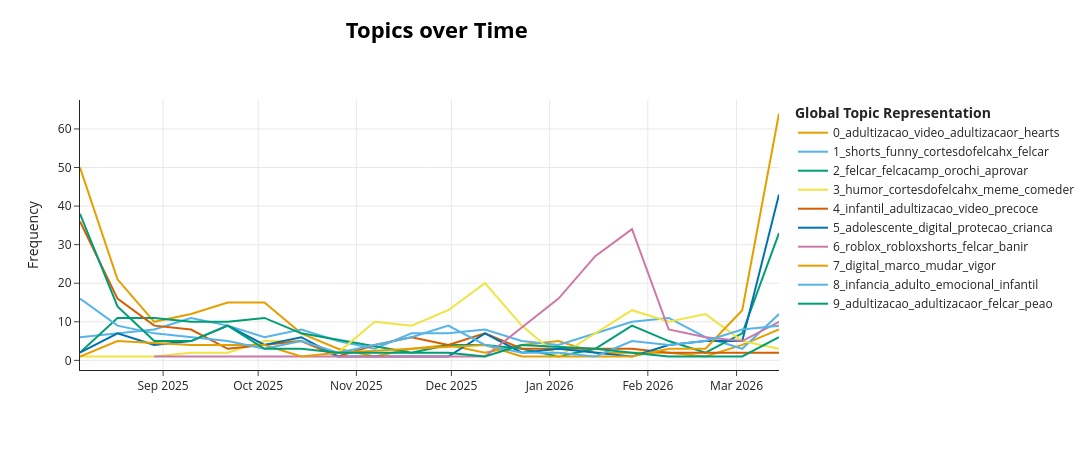

Write notebook code for a chart like this one.
### Code cell
print("Treinando o modelo base do BERTopic")
topic_model = BERTopic(verbose=True)

topics, probs = topic_model.fit_transform(docs)

print("Calculando a evolução temporal")
topics_over_time = topic_model.topics_over_time(docs, 
                                                timestamps, 
                                                nr_bins=20)

fig = topic_model.visualize_topics_over_time(topics_over_time, top_n_topics=10)

fig.show()

### Figure 1 — Plotly figure (JSON) as saved in the notebook; plotly's stock layout.template omitted (floating-point values rounded to 4 significant figures)
{"data": [{"hoverinfo": "text", "hovertext": ["<b>Topic 0</b><br>Words: adultizacao, video, adultizacaor, homenagem, felca", "<b>Topic 0</b><br>Words: hearts, adultizacao, video, kinzlad, loucurar", "<b>Topic 0</b><br>Words: adultizacao, video, torcida, peixao, pescar", "<b>Topic 0</b><br>Words: adultizacao, video, sofrir, ameaca, delegar", "<b>Topic 0</b><br>Words: adultizacao, video, carvalho, adultification, lyricist", "<b>Topic 0</b><br>Words: adultification, polemicar, adultizacao, adultizacaor, zeuls", "<b>Topic 0</b><br>Words: west, kanye, north, adultizacao, fantastico", "<b>Topic 0</b><br>Words: fofoca, covil, podcastirmaos, acreditar, verdade", "<b>Topic 0</b><br>Words: feedshortsr, repercussao, cortesdofelcahx, shorts, adultizacao", "<b>Topic 0</b><br>Words: direta, ativar, eriovo, videodo, mensagem", "<b>Topic 0</b><br>Words: cadeia, sousa, kamylinha, mauricio, adultizacao", "<b>Topic 0</b><br>Words: betss, slaydee, certo, hipocrita, cura", "<b>Topic 0</b><br>Words: camilinhar, globoreporter, diariodofelca, growup, polpa", "<b>Topic 0</b><br>Words: metanol, goro, popo, stand, wanderlei", "<b>Topic 0</b><br>Words: joanaribeiiro, diariodofelca, videosdereacao, enfermeirar, joanaribeiiroreactsr", "<b>Topic 0</b><br>Words: tripulacao, bandeiradrone, toystoryfelcar, faminta, suba", "<b>Topic 0</b><br>Words: aproveitemos, rainha, game, youtube, adultizacao", "<b>Topic 0</b><br>Words: gracie, green, poppy, playtime, inspirar", "<b>Topic 0</b><br>Words: vlogs, compartilho, eletricista, gravo, divirta", "<b>Topic 0</b><br>Words: chief, evangelico, alfar, escarnecimento, denunciemochiefelemachucoumeussentimento"], "marker": {"color": "#E69F00"}, "mode": "lines", "name": "0_adultizacao_video_adultizacaor_hearts", "type": "scatter", "x": ["2025-08-05T18:25:55.200000000", "2025-08-17T14:24:00.000000000", "2025-08-29T04:48:00.000000000", "2025-09-09T19:12:00.000000000", "2025-09-21T09:36:00.000000000", "2025-10-03T00:00:00.000000000", "2025-10-14T14:24:00.000000000", "2025-10-26T04:48:00.000000000", "2025-11-06T19:12:00.000000000", "2025-11-18T09:36:00.000000000", "2025-11-30T00:00:00.000000000", "2025-12-11T14:24:00.000000000", "2025-12-23T04:48:00.000000000", "2026-01-03T19:12:00.000000000", "2026-01-15T09:36:00.000000000", "2026-01-27T00:00:00.000000000", "2026-02-07T14:24:00.000000000", "2026-02-19T04:48:00.000000000", "2026-03-02T19:12:00.000000000", "2026-03-14T09:36:00.000000000"], "y": [50, 21, 10, 12, 15, 15, 7, 3, 1, 3, 4, 2, 4, 5, 2, 2, 2, 1, 4, 8]}, {"hoverinfo": "text", "hovertext": ["<b>Topic 1</b><br>Words: shorts, esmigoyt, bell, kamylinha, zoeiro", "<b>Topic 1</b><br>Words: shorts, rapnacional, desenhar, topranking, topfelcar", "<b>Topic 1</b><br>Words: shorts, solidao, catolico, idiotiza, doomscrolling", "<b>Topic 1</b><br>Words: shorts, xadrez, felcacamp, sortr, pawn", "<b>Topic 1</b><br>Words: shorts, vanillar, vick, chorosaxx, foryou", "<b>Topic 1</b><br>Words: shorts, ingles, bilingual, thesimsfelcar, fisk", "<b>Topic 1</b><br>Words: shorts, cortesdofelcahx, deficit, felcasephorahx, tdah", "<b>Topic 1</b><br>Words: shorts, manipulacao, odio, bordeliner, bordeline", "<b>Topic 1</b><br>Words: milton, flakonet, shorts, livestream, pisca", "<b>Topic 1</b><br>Words: shorts, namorar, bastidor, debocha, friendzone", "<b>Topic 1</b><br>Words: jique, shorts, rezende, relacionamento, cortesdofelcahx", "<b>Topic 1</b><br>Words: shorts, shirleys, cintiachaga, analauralopes, imunr", "<b>Topic 1</b><br>Words: eneascarneiro, shorts, edit, eneas, zoro", "<b>Topic 1</b><br>Words: ropz, donk, shorts, palco, educacaofinanceiro", "<b>Topic 1</b><br>Words: shorts, funny, encostar, apelir, cortesdofelcahx", "<b>Topic 1</b><br>Words: funny, shorts, shots, xique, cortesdofelcahx", "<b>Topic 1</b><br>Words: tddy, shorts, maquiagem, desentender, facco", "<b>Topic 1</b><br>Words: trajetor, apelir, bloodstrikemobile, bloodstrike, shorts", "<b>Topic 1</b><br>Words: shorts, felcar, galera, theamazingdigitalcircu, tadcmemer"], "marker": {"color": "#56B4E9"}, "mode": "lines", "name": "1_shorts_funny_cortesdofelcahx_felcar", "type": "scatter", "x": ["2025-08-05T18:25:55.200000000", "2025-08-17T14:24:00.000000000", "2025-08-29T04:48:00.000000000", "2025-09-09T19:12:00.000000000", "2025-09-21T09:36:00.000000000", "2025-10-03T00:00:00.000000000", "2025-10-14T14:24:00.000000000", "2025-10-26T04:48:00.000000000", "2025-11-06T19:12:00.000000000", "2025-11-18T09:36:00.000000000", "2025-11-30T00:00:00.000000000", "2025-12-11T14:24:00.000000000", "2025-12-23T04:48:00.000000000", "2026-01-03T19:12:00.000000000", "2026-01-27T00:00:00.000000000", "2026-02-07T14:24:00.000000000", "2026-02-19T04:48:00.000000000", "2026-03-02T19:12:00.000000000", "2026-03-14T09:36:00.000000000"], "y": [6, 7, 8, 11, 9, 6, 8, 5, 3, 7, 7, 8, 5, 4, 10, 11, 6, 3, 12]}, {"hoverinfo": "text", "hovertext": ["<b>Topic 2</b><br>Words: cortar, cortesfelcar, cabelo, atitude, palavra", "<b>Topic 2</b><br>Words: aprovar, amegome, pavinatto, viciado, tadinho", "<b>Topic 2</b><br>Words: orochi, amizade, felcacamp, felcar, bial", "<b>Topic 2</b><br>Words: felcacamp, consumismo, truer, machuco, contar", "<b>Topic 2</b><br>Words: presente, mamaefalei, biblir, mereciar, nojo", "<b>Topic 2</b><br>Words: bizarro, paquer, lambar, gazarolle, homemaranhar", "<b>Topic 2</b><br>Words: castrinho, estranhar, abrasileirar, desmascarar, pouquinho", "<b>Topic 2</b><br>Words: nyusi, guine, strangerthingslaele, filipe, fronteira", "<b>Topic 2</b><br>Words: chilena, chileno, sotaque, espanhol, donate", "<b>Topic 2</b><br>Words: bianquir, dieta, bolo, complicar, academiar", "<b>Topic 2</b><br>Words: pouso, injusticar, patreon, tramitar, alegre", "<b>Topic 2</b><br>Words: nome, filho, felcar, felcacamp, orochi", "<b>Topic 2</b><br>Words: reclamacao, dever, audiencia, receber, comecar", "<b>Topic 2</b><br>Words: chavinhar, mmroblox, under, forbes, acordar", "<b>Topic 2</b><br>Words: fingir, odeian, mmdeixar, provincia, sabotar", "<b>Topic 2</b><br>Words: anotar, acordar, bloquear, dica, outro", "<b>Topic 2</b><br>Words: riquinha, residentevilrequiar, sorvete, zoar, assustar", "<b>Topic 2</b><br>Words: felcar, injustico, leifelcar, aprovar, fingir"], "marker": {"color": "#009E73"}, "mode": "lines", "name": "2_felcar_felcacamp_orochi_aprovar", "type": "scatter", "x": ["2025-08-05T18:25:55.200000000", "2025-08-17T14:24:00.000000000", "2025-08-29T04:48:00.000000000", "2025-09-09T19:12:00.000000000", "2025-09-21T09:36:00.000000000", "2025-10-03T00:00:00.000000000", "2025-10-14T14:24:00.000000000", "2025-11-18T09:36:00.000000000", "2025-11-30T00:00:00.000000000", "2025-12-11T14:24:00.000000000", "2025-12-23T04:48:00.000000000", "2026-01-03T19:12:00.000000000", "2026-01-15T09:36:00.000000000", "2026-01-27T00:00:00.000000000", "2026-02-07T14:24:00.000000000", "2026-02-19T04:48:00.000000000", "2026-03-02T19:12:00.000000000", "2026-03-14T09:36:00.000000000"], "y": [2, 11, 11, 10, 10, 11, 7, 2, 4, 4, 3, 1, 3, 9, 5, 2, 7, 33]}, {"hoverinfo": "text", "hovertext": ["<b>Topic 3</b><br>Words: trend, kika, superar, humor, ninguem", "<b>Topic 3</b><br>Words: rutra, cassio, bruno, humor, futebol", "<b>Topic 3</b><br>Words: humor, loudcoring, felcaedits, cariani, edits", "<b>Topic 3</b><br>Words: humor, vodka, katiusha, russa, experimentar", "<b>Topic 3</b><br>Words: humor, comeder, abduzir, cosmico, crepe", "<b>Topic 3</b><br>Words: humor, fred, cortesdofelcahx, pesar, felcacorte", "<b>Topic 3</b><br>Words: humor, pastormirim, comedia, comeder, ensinar", "<b>Topic 3</b><br>Words: humor, cortesdofelcahx, comeder, absolut, espantar", "<b>Topic 3</b><br>Words: humor, comeder, cortesdofelcahx, caladoshow, viradacommarcal", "<b>Topic 3</b><br>Words: humor, cortesdofelcahx, meme, memer, cariani", "<b>Topic 3</b><br>Words: humor, cortesdofelcahx, memer, meme, felcar", "<b>Topic 3</b><br>Words: humor, cortesdofelcahx, memer, meme, jenio", "<b>Topic 3</b><br>Words: trends, humor, meme, react, felca", "<b>Topic 3</b><br>Words: humor, inveja, cortesdofelcahx, puxa, kakkakak", "<b>Topic 3</b><br>Words: humor, cortesdofelcahx, dresstoimpress, instantaneamente, gemea", "<b>Topic 3</b><br>Words: humor, cortesdofelcahx, voltaasaula, fico, facil", "<b>Topic 3</b><br>Words: humor, cowboy, bigbrother, batman, cortesdofelcahx", "<b>Topic 3</b><br>Words: loki, simsousilvar, humor, transtorno, cortesdofelcahx"], "marker": {"color": "#F0E442"}, "mode": "lines", "name": "3_humor_cortesdofelcahx_meme_comeder", "type": "scatter", "x": ["2025-08-05T18:25:55.200000000", "2025-08-29T04:48:00.000000000", "2025-09-09T19:12:00.000000000", "2025-09-21T09:36:00.000000000", "2025-10-03T00:00:00.000000000", "2025-10-14T14:24:00.000000000", "2025-10-26T04:48:00.000000000", "2025-11-06T19:12:00.000000000", "2025-11-18T09:36:00.000000000", "2025-11-30T00:00:00.000000000", "2025-12-11T14:24:00.000000000", "2025-12-23T04:48:00.000000000", "2026-01-03T19:12:00.000000000", "2026-01-27T00:00:00.000000000", "2026-02-07T14:24:00.000000000", "2026-02-19T04:48:00.000000000", "2026-03-02T19:12:00.000000000", "2026-03-14T09:36:00.000000000"], "y": [1, 1, 2, 2, 5, 5, 2, 10, 9, 13, 20, 9, 1, 13, 10, 12, 5, 3]}, {"hoverinfo": "text", "hovertext": ["<b>Topic 4</b><br>Words: infantil, adultizacao, social, rede, video", "<b>Topic 4</b><br>Words: infantil, adultizacao, marzano, ameacar, denunciar", "<b>Topic 4</b><br>Words: dessexualizacao, infantil, adultizacao, metoo, erclight", "<b>Topic 4</b><br>Words: infantil, adultizacao, denuncia, sexualizacao, miess", "<b>Topic 4</b><br>Words: freud, infantil, pensador, filosofia, playmove", "<b>Topic 4</b><br>Words: infantil, gama, pernambuco, erotizacao, evolutivo", "<b>Topic 4</b><br>Words: infantilizacao, infantil, neto, murilo, educacao", "<b>Topic 4</b><br>Words: reizao, seguidor, deslike, mergulher, odeer", "<b>Topic 4</b><br>Words: fabriziane, bevilaqua, tjdft, alice, torres", "<b>Topic 4</b><br>Words: infantil, adultizacao, algoritmo, expor, trafego", "<b>Topic 4</b><br>Words: papai, noel, inauguracao, infantil, remake", "<b>Topic 4</b><br>Words: infantil, biopsicossocial, infantilizacao, likes, protecaoinfantil", "<b>Topic 4</b><br>Words: indicacao, parentificacao, cavalieri, implantacao, juiza", "<b>Topic 4</b><br>Words: acampamento, gaby, quiz, acampar, infantil", "<b>Topic 4</b><br>Words: mamycast, cibernetico, vigilancia, juiza, erotizacao", "<b>Topic 4</b><br>Words: gazeta, cbnvitor, leucemia, vitoria, infantil", "<b>Topic 4</b><br>Words: errejotar, riodejaneiro, recordrio, recordtvrio, tinojuniorbalancogeralrjhoje", "<b>Topic 4</b><br>Words: cultura, playr, sofr, tvcultura, envolver"], "marker": {"color": "#D55E00"}, "mode": "lines", "name": "4_infantil_adultizacao_video_precoce", "type": "scatter", "x": ["2025-08-05T18:25:55.200000000", "2025-08-17T14:24:00.000000000", "2025-08-29T04:48:00.000000000", "2025-09-09T19:12:00.000000000", "2025-09-21T09:36:00.000000000", "2025-10-03T00:00:00.000000000", "2025-10-14T14:24:00.000000000", "2025-10-26T04:48:00.000000000", "2025-11-06T19:12:00.000000000", "2025-11-18T09:36:00.000000000", "2025-11-30T00:00:00.000000000", "2025-12-11T14:24:00.000000000", "2025-12-23T04:48:00.000000000", "2026-01-27T00:00:00.000000000", "2026-02-07T14:24:00.000000000", "2026-02-19T04:48:00.000000000", "2026-03-02T19:12:00.000000000", "2026-03-14T09:36:00.000000000"], "y": [36, 16, 9, 8, 3, 4, 5, 1, 4, 6, 4, 7, 3, 3, 2, 2, 2, 2]}, {"hoverinfo": "text", "hovertext": ["<b>Topic 5</b><br>Words: alessandro, lucianozucco, comissaoespecial, agoratvr, deputado", "<b>Topic 5</b><br>Words: senar, adolescente, aprovar, camara, projeto", "<b>Topic 5</b><br>Words: atalaio, arnaldo, trouxer, barrar, aprofunder", "<b>Topic 5</b><br>Words: arns, alesp, flavio, adolescente, relator", "<b>Topic 5</b><br>Words: pmse, adolescente, ambiente, protecao, digital", "<b>Topic 5</b><br>Words: salvador, relatorio, parcial, ambiente, adolescente", "<b>Topic 5</b><br>Words: adolescente, protecao, digital, simposio, crianca", "<b>Topic 5</b><br>Words: associacaobarreiro, lara, ilhabelo, crianceca, diadascrianca", "<b>Topic 5</b><br>Words: estatuto, adolescente, punicao, improprio, impor", "<b>Topic 5</b><br>Words: assistencia, estatuto, tutelar, adolescente, educador", "<b>Topic 5</b><br>Words: republicast, epambiente, bluesky, republicano, deputada", "<b>Topic 5</b><br>Words: detalhe, carolinne, luck, roberta, amplia", "<b>Topic 5</b><br>Words: reforca, estatuto, medida, acesso, implementar", "<b>Topic 5</b><br>Words: okido, viagem, epmergulhamos, desacompanhado, notariar", "<b>Topic 5</b><br>Words: adiamento, previsto, rigor, bigtechs, bandjornalismo", "<b>Topic 5</b><br>Words: criancasnainternet, segurancadigital, direitodigital, mudar, adolescente", "<b>Topic 5</b><br>Words: carnaval, durante, adolescente, conjunto, bandcidadeed", "<b>Topic 5</b><br>Words: arthur, adolescente, igrejar, digital, transamericar", "<b>Topic 5</b><br>Words: mpsp, adolescente, estatuto, implementacao, debatedor", "<b>Topic 5</b><br>Words: adolescente, digital, protecao, crianca, ambiente"], "marker": {"color": "#0072B2"}, "mode": "lines", "name": "5_adolescente_digital_protecao_crianca", "type": "scatter", "x": ["2025-08-05T18:25:55.200000000", "2025-08-17T14:24:00.000000000", "2025-08-29T04:48:00.000000000", "2025-09-09T19:12:00.000000000", "2025-09-21T09:36:00.000000000", "2025-10-03T00:00:00.000000000", "2025-10-14T14:24:00.000000000", "2025-10-26T04:48:00.000000000", "2025-11-06T19:12:00.000000000", "2025-11-18T09:36:00.000000000", "2025-11-30T00:00:00.000000000", "2025-12-11T14:24:00.000000000", "2025-12-23T04:48:00.000000000", "2026-01-03T19:12:00.000000000", "2026-01-15T09:36:00.000000000", "2026-01-27T00:00:00.000000000", "2026-02-07T14:24:00.000000000", "2026-02-19T04:48:00.000000000", "2026-03-02T19:12:00.000000000", "2026-03-14T09:36:00.000000000"], "y": [2, 7, 4, 5, 9, 4, 6, 1, 1, 1, 1, 7, 2, 3, 2, 1, 4, 5, 5, 43]}, {"hoverinfo": "text", "hovertext": ["<b>Topic 6</b><br>Words: skinsgratis, skin, gratis, roblox, felcar", "<b>Topic 6</b><br>Words: charliekirk, charlie, kirk, roblox, banir", "<b>Topic 6</b><br>Words: robloxnaosejabanir, curisosidade, banir, roblox, felcar", "<b>Topic 6</b><br>Words: roblox, banir, denunciar, culpa, cancelar", "<b>Topic 6</b><br>Words: roblox, robloxshorts, atacar, peraltascomedy, comedy", "<b>Topic 6</b><br>Words: roblox, robloxbrasilr, phelcar, robloxeditr, robloxshorts", "<b>Topic 6</b><br>Words: roblox, dono, robloxeditr, robloxshorts, estompe", "<b>Topic 6</b><br>Words: roblox, amanho, robloxedit, robloxshorts, derrubar", "<b>Topic 6</b><br>Words: roblox, phelca, joguar, minecraftr, mira", "<b>Topic 6</b><br>Words: roblox, robloxnewsr, banir, podeacabar, jogandorobloxcominscrito"], "marker": {"color": "#CC79A7"}, "mode": "lines", "name": "6_roblox_robloxshorts_felcar_banir", "type": "scatter", "x": ["2025-08-29T04:48:00.000000000", "2025-09-09T19:12:00.000000000", "2025-12-11T14:24:00.000000000", "2026-01-03T19:12:00.000000000", "2026-01-15T09:36:00.000000000", "2026-01-27T00:00:00.000000000", "2026-02-07T14:24:00.000000000", "2026-02-19T04:48:00.000000000", "2026-03-02T19:12:00.000000000", "2026-03-14T09:36:00.000000000"], "y": [1, 1, 1, 16, 27, 34, 8, 6, 5, 10]}, {"hoverinfo": "text", "hovertext": ["<b>Topic 7</b><br>Words: jornal, concluir, sala, especializar, diario", "<b>Topic 7</b><br>Words: apelidar, crms, votacao, obstruir, digital", "<b>Topic 7</b><br>Words: criancassegurasnaweb, vertical, protecaoonline, informe, direitosdigital", "<b>Topic 7</b><br>Words: maesolo, stephen, paisolteiro, hawking, informacoes", "<b>Topic 7</b><br>Words: dricka, pancadao, depoimento, ruim, vivo", "<b>Topic 7</b><br>Words: zago, profadrianosoler, epepisodio, servidora, pediatrio", "<b>Topic 7</b><br>Words: dsclp, conectar, demor, post, dado", "<b>Topic 7</b><br>Words: carinho, aulao, desvendar, sugestao, digital", "<b>Topic 7</b><br>Words: prefeitura, sessao, votacao, proibir, camara", "<b>Topic 7</b><br>Words: guanandi, bandeirante, janeiro, entrevista, programa", "<b>Topic 7</b><br>Words: abdouni, adib, creator, marco, vigor", "<b>Topic 7</b><br>Words: concedi, texto, entrevista, seguir, digital", "<b>Topic 7</b><br>Words: marco, naofloppa, digital, heline, remuner", "<b>Topic 7</b><br>Words: digital, marco, mudar, processar, vigor"], "marker": {"color": "#E69F00"}, "mode": "lines", "name": "7_digital_marco_mudar_vigor", "type": "scatter", "x": ["2025-08-05T18:25:55.200000000", "2025-08-17T14:24:00.000000000", "2025-09-09T19:12:00.000000000", "2025-10-03T00:00:00.000000000", "2025-10-14T14:24:00.000000000", "2025-10-26T04:48:00.000000000", "2025-11-18T09:36:00.000000000", "2025-12-11T14:24:00.000000000", "2025-12-23T04:48:00.000000000", "2026-01-27T00:00:00.000000000", "2026-02-07T14:24:00.000000000", "2026-02-19T04:48:00.000000000", "2026-03-02T19:12:00.000000000", "2026-03-14T09:36:00.000000000"], "y": [1, 5, 4, 4, 1, 2, 3, 4, 1, 1, 3, 3, 13, 64]}, {"hoverinfo": "text", "hovertext": ["<b>Topic 8</b><br>Words: adulto, infancia, emocional, adultizacao, infantil", "<b>Topic 8</b><br>Words: infancia, precoce, emocional, adultizacao, infantil", "<b>Topic 8</b><br>Words: adulto, infancia, pavor, infantil, adultizacao", "<b>Topic 8</b><br>Words: parto, adulto, desenvolvimento, nolasco, suassuna", "<b>Topic 8</b><br>Words: adulto, infancia, bibliotecario, bibliocast, infantilizacao", "<b>Topic 8</b><br>Words: minidocs, wish, apressar, infancia, espaco", "<b>Topic 8</b><br>Words: infancia, protejaascrianca, emocional, erotizacao, preservar", "<b>Topic 8</b><br>Words: benjamin, mediunidade, espiritualidade, xavier, chico", "<b>Topic 8</b><br>Words: cetep, ciesacast, psicanalise, estetico, infancia", "<b>Topic 8</b><br>Words: emocional, infantil, infancia, adulto, desenvolvimento", "<b>Topic 8</b><br>Words: emocional, deus, vermont, vinculo, infancia", "<b>Topic 8</b><br>Words: ferraz, contieri, sandy, emocional, ivete", "<b>Topic 8</b><br>Words: byne, rosano, infancia, cerebro, violentar", "<b>Topic 8</b><br>Words: suportar, infancia, brincar, socializar, justa", "<b>Topic 8</b><br>Words: consciencia, flora, leal, trilogia, infantilizacao", "<b>Topic 8</b><br>Words: millennials, infantilizacao, adulto, amorim, emocional", "<b>Topic 8</b><br>Words: infancia, adulto, brincar, adultizar, cuidar", "<b>Topic 8</b><br>Words: pare, psicologiapraticar, controleemocional, escuter, mentesaudavel", "<b>Topic 8</b><br>Words: infancia, emocional, adulto, psicologiainfantil, desenvolvimentoinfantil"], "marker": {"color": "#56B4E9"}, "mode": "lines", "name": "8_infancia_adulto_emocional_infantil", "type": "scatter", "x": ["2025-08-05T18:25:55.200000000", "2025-08-17T14:24:00.000000000", "2025-08-29T04:48:00.000000000", "2025-09-09T19:12:00.000000000", "2025-09-21T09:36:00.000000000", "2025-10-03T00:00:00.000000000", "2025-10-14T14:24:00.000000000", "2025-10-26T04:48:00.000000000", "2025-11-18T09:36:00.000000000", "2025-11-30T00:00:00.000000000", "2025-12-11T14:24:00.000000000", "2025-12-23T04:48:00.000000000", "2026-01-03T19:12:00.000000000", "2026-01-15T09:36:00.000000000", "2026-01-27T00:00:00.000000000", "2026-02-07T14:24:00.000000000", "2026-02-19T04:48:00.000000000", "2026-03-02T19:12:00.000000000", "2026-03-14T09:36:00.000000000"], "y": [16, 9, 7, 6, 5, 3, 5, 2, 6, 9, 4, 2, 2, 1, 5, 4, 5, 8, 9]}, {"hoverinfo": "text", "hovertext": ["<b>Topic 9</b><br>Words: adultizacao, adultizacaor, orenatovicente, cortespodcastbr, felcar", "<b>Topic 9</b><br>Words: felcacamp, mano, conversacombial, adultizacao, felcaedit", "<b>Topic 9</b><br>Words: nacaofelca, caveira, chocar, adultizacao, solucao", "<b>Topic 9</b><br>Words: filosofia, cotidiano, plaao, momunchartedr, hobbe", "<b>Topic 9</b><br>Words: peao, adultizacaor, heroi, live, adultizacao", "<b>Topic 9</b><br>Words: trap, palhaco, hate, homenagem, pretender", "<b>Topic 9</b><br>Words: rells, consolar, ayrtonbrito, adultizacaor, sofrer", "<b>Topic 9</b><br>Words: illuminati, illuminatishort, ayrtonbrito, peao, governolular", "<b>Topic 9</b><br>Words: piologo, navarro, maconho, fume, globo", "<b>Topic 9</b><br>Words: xuxo, xuxa, adultizacaor, polemico, adultizacao", "<b>Topic 9</b><br>Words: reproducao, adultizacinfantil, thenoitecomdanilogentili, danilogentilir, altashora", "<b>Topic 9</b><br>Words: conducao, naoflopa, ruim, falha, juiz", "<b>Topic 9</b><br>Words: forcasparafelcar, desenho, edit, adultizacao, felcar", "<b>Topic 9</b><br>Words: veminscrito, blackpink, desflopacomu, naofloppa, adultizacaor", "<b>Topic 9</b><br>Words: clarinhaencantar, mimar, adultizacao, adultizacaor, felcar", "<b>Topic 9</b><br>Words: desvirtuar, sombrio, importar, abrir, debate", "<b>Topic 9</b><br>Words: leidemarco, leifelcar, adultizacaor, redeglobo, distorcer"], "marker": {"color": "#009E73"}, "mode": "lines", "name": "9_adultizacao_adultizacaor_felcar_peao", "type": "scatter", "x": ["2025-08-05T18:25:55.200000000", "2025-08-17T14:24:00.000000000", "2025-08-29T04:48:00.000000000", "2025-09-09T19:12:00.000000000", "2025-09-21T09:36:00.000000000", "2025-10-03T00:00:00.000000000", "2025-10-14T14:24:00.000000000", "2025-10-26T04:48:00.000000000", "2025-11-30T00:00:00.000000000", "2025-12-11T14:24:00.000000000", "2025-12-23T04:48:00.000000000", "2026-01-15T09:36:00.000000000", "2026-01-27T00:00:00.000000000", "2026-02-07T14:24:00.000000000", "2026-02-19T04:48:00.000000000", "2026-03-02T19:12:00.000000000", "2026-03-14T09:36:00.000000000"], "y": [38, 14, 5, 5, 9, 3, 3, 2, 2, 1, 4, 3, 2, 1, 1, 1, 6]}], "layout": {"height": 450, "hoverlabel": {"bgcolor": "white", "font": {"family": "Rockwell", "size": 16}}, "legend": {"title": {"text": "<b>Global Topic Representation"}}, "title": {"font": {"color": "Black", "size": 22}, "text": "<b>Topics over Time</b>", "x": 0.4, "xanchor": "center", "y": 0.95, "yanchor": "top"}, "width": 1250, "xaxis": {"showgrid": true}, "yaxis": {"showgrid": true, "title": {"text": "Frequency"}}}}
